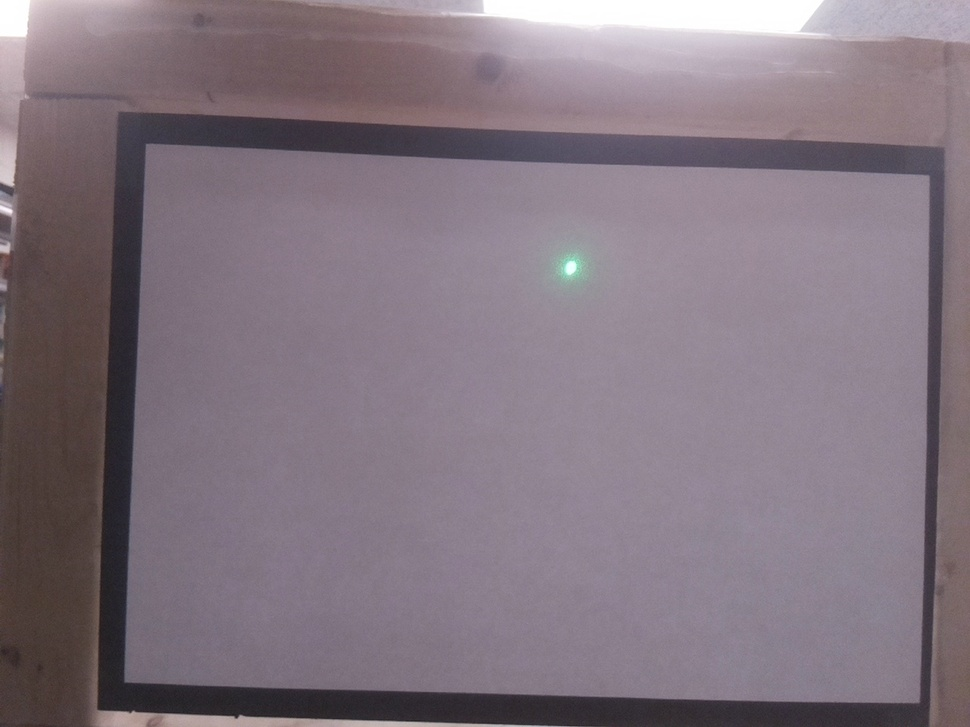
//> input picture Pi/TCP/Initial/Image Processing/BlobDetector/test/TestImages/testImage1.jpg, 970 x 727 px, shrunk from 1280 x 960 before the run
$ ./four_corners '../../../TCP/Initial/Image Processing/BlobDetector/test/TestImages/testImage1.jpg'   (built with g++ and OpenCV 4)
//> lines starting //> are read from the running program, lines starting //| are printed output that depends on the picture; after the words box and inside, x2 and y2 are one past the last pixel; in counts of white or black regions, pixels touching at a corner belong together
#include <opencv2/core/core.hpp>
#include <opencv2/highgui/highgui.hpp>
#include <opencv2/imgproc/imgproc.hpp>
#include <iostream>

using namespace cv;
using namespace std;

int main( int argc, char** argv )
{
    if( argc != 2)
    {
     cout <<" Usage: four_corners ImageToLoadAndDisplay" << endl;
     return -1;
    }

    Mat image;
    image = imread(argv[1], IMREAD_COLOR);   // Read the file
//> image is the input picture: 727 rows x 970 cols, CV_8UC3; mean B, G, R 127.7, 117.6, 130.5
    // image = imread(argv[1], IMREAD_GRAYSCALE);


    if(! image.data )                              // Check for invalid input
    {
        cout <<  "Could not open or find the image" << endl ;
        return -1;
    }

    Mat gray;
    cvtColor(image, gray, COLOR_BGR2GRAY);

    //update crop values here
    float topl_crop [2] = {0.16, 0.1};
    float botr_crop [2] = {0.96, 0.97};

    int range[2][2];
    range[0][0] = (int) image.rows*topl_crop[0];
    range[0][1] = (int) image.rows*botr_crop[0];
    range[1][0] = (int) image.cols*topl_crop[1];
    range[1][1] = (int) image.cols*botr_crop[1];

    Mat croppedImg = gray(Range(range[0][0],range[0][1]), Range(range[1][0], range[1][1]));
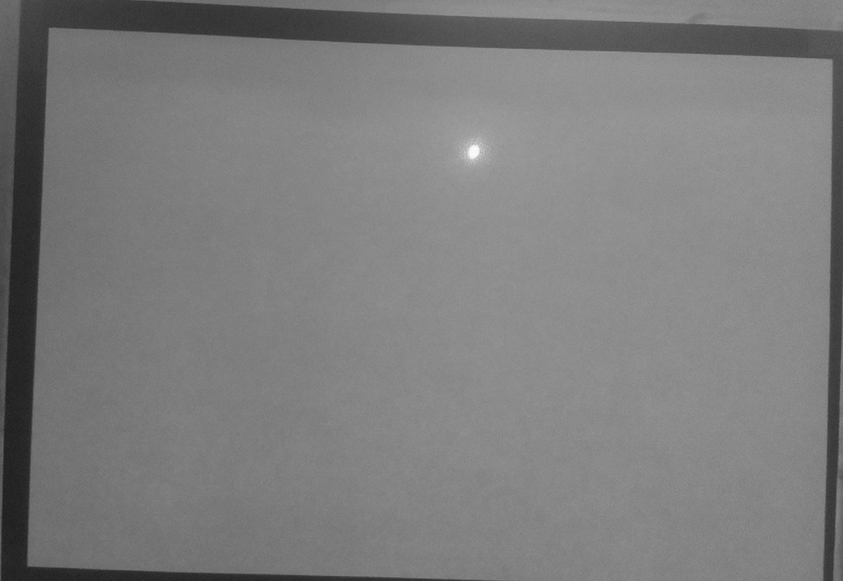
//> croppedImg: 581 rows x 843 cols, CV_8UC1; min 30, max 250, mean 124.9


    //default values of box ratio
    float box_ratio[2] = {0.1, 0.1};

    int box_dim [2];
    box_dim[0] = (int) croppedImg.rows*box_ratio[0];
//> box_dim = [58, 0]
    box_dim[1] = (int) croppedImg.cols*box_ratio[1];
//> box_dim = [58, 84]

    Mat topl_box = croppedImg(Range(0, box_dim[0]), Range(0, box_dim[1]));
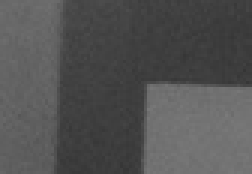
//> topl_box: 58 rows x 84 cols, CV_8UC1 (shown 3 times larger); min 53, max 122, mean 82.7
    Mat topr_box = croppedImg(Range(0,box_dim[0]), Range(croppedImg.cols-box_dim[1],croppedImg.cols));
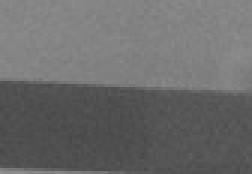
//> topr_box: 58 rows x 84 cols, CV_8UC1 (shown 3 times larger); min 72, max 142, mean 107
    Mat botr_box = croppedImg(Range(croppedImg.rows-box_dim[0],croppedImg.rows), Range(croppedImg.cols-box_dim[1],croppedImg.cols));
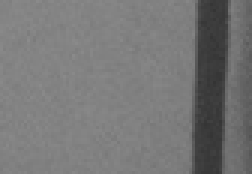
//> botr_box: 58 rows x 84 cols, CV_8UC1 (shown 3 times larger); min 52, max 139, mean 118.6
    Mat botl_box = croppedImg(Range(croppedImg.rows-box_dim[0],croppedImg.rows), Range(0,box_dim[1]));
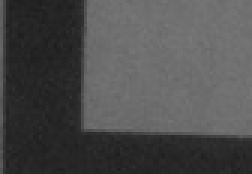
//> botl_box: 58 rows x 84 cols, CV_8UC1 (shown 3 times larger); min 30, max 119, mean 76.6


    // vector< Point2f > corners;
    // Point2f topl_corner [1];
    vector<Point2f> topl_corner;
    vector<Point2f> topr_corner;
    vector<Point2f> botr_corner;
    vector<Point2f> botl_corner;
    goodFeaturesToTrack(topl_box, topl_corner, 1, 0.1, 100);
//> topl_corner = 1 Point (x, y): [49, 28]
    goodFeaturesToTrack(topr_box, topr_corner, 1, 0.1, 100);
//> topr_corner = 1 Point (x, y): [54, 27]
    goodFeaturesToTrack(botr_box, botr_corner, 1, 0.1, 100);
//> botr_corner = 1 Point (x, y): [76, 5]
    goodFeaturesToTrack(botl_box, botl_corner, 1, 0.1, 100);
//> botl_corner = 1 Point (x, y): [28, 42]
    Point2f corners[4];
    corners[0] = topl_corner[0];
//> corners = 4 Points (x, y): [49, 28], [0, 0], [0, 0], [0, 0]
    corners[1] = topr_corner[0] + Point2f(croppedImg.cols - box_dim[1] , 0);
//> corners = 4 Points (x, y): [49, 28], [813, 27], [0, 0], [0, 0]
    // corners[1] = topr_corner[1];
    corners[2] = botr_corner[0] + Point2f(croppedImg.cols - box_dim[1] , croppedImg.rows - box_dim[0]);
//> corners = 4 Points (x, y): [49, 28], [813, 27], [835, 528], [0, 0]
    corners[3] = botl_corner[0] + Point2f(0, croppedImg.rows - box_dim[0]);
//> corners = 4 Points (x, y): [49, 28], [813, 27], [835, 528], [28, 565]


    // [16 lines of commented-out code are left out]
    for (int i = 0; i < 4; i++){
        circle(croppedImg, corners[i], 3, 255, -1);
    }
//> croppedImg: 581 rows x 843 cols, CV_8UC1; 116 pixels changed, all inside (x1, y1, x2, y2) = (25, 24, 839, 569)
//> gray: 727 rows x 970 cols, CV_8UC1; min 30, max 255, mean 122.6


    // [25 lines of commented-out code are left out]
    imwrite("croppedWcorners.jpeg", croppedImg);
    return 0;
}
